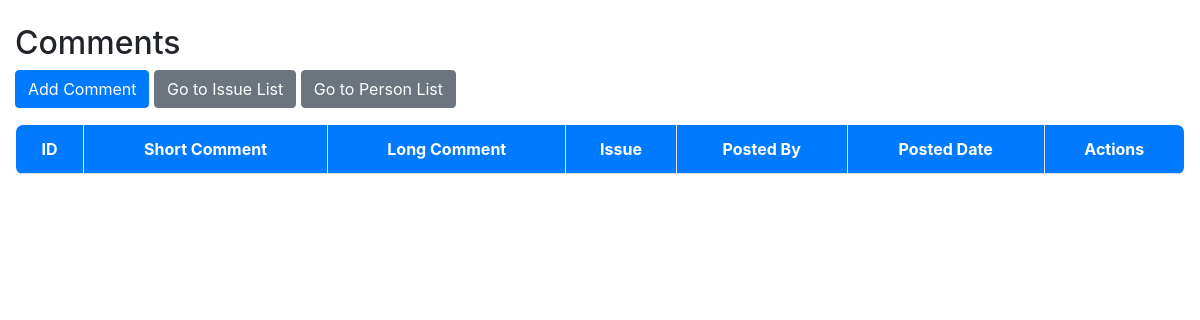
The app's page /comment_list.php (signed in), older data.
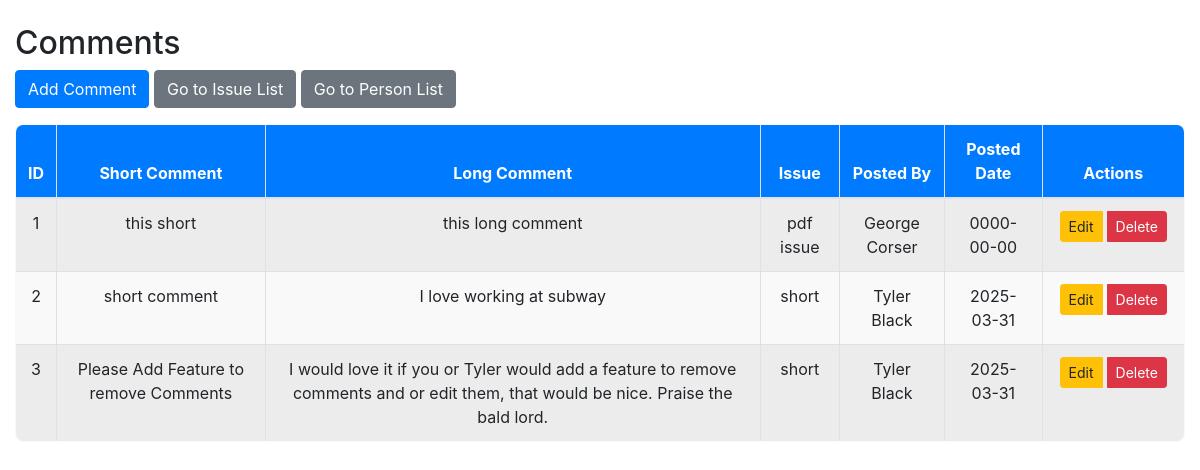
The same page, newer data.
### tables this page shows
CREATE TABLE `iss_comments` (
  `id` int(11) NOT NULL,
  `per_id` int(11) NOT NULL,
  `iss_id` int(11) NOT NULL,
  `short_comment` varchar(255) NOT NULL,
  `long_comment` text NOT NULL,
  `posted_date` date NOT NULL
);

CREATE TABLE `iss_persons` (
  `id` int(11) NOT NULL,
  `fname` varchar(255) NOT NULL,
  `lname` varchar(255) NOT NULL,
  `mobile` varchar(255) NOT NULL,
  `email` varchar(255) NOT NULL,
  `pwd_hash` varchar(255) NOT NULL,
  `pwd_salt` varchar(255) NOT NULL,
  `admin` varchar(255) NOT NULL
);

### comment_list.php (the view, shortened to what this page needs)
<?php
include 'config.php';
$user = $_SESSION['user'];
$stmt = $conn->prepare("SELECT c.id, c.short_comment, c.long_comment, c.posted_date, c.per_id,
                        COALESCE(i.short_description, 'None') as short_description,
                        p.fname, p.lname
                        FROM iss_comments c
                        LEFT JOIN iss_issues i ON c.iss_id = i.id
                        LEFT JOIN iss_persons p ON c.per_id = p.id");
$stmt->execute();
$comments_result = $stmt->get_result();
?>
<!DOCTYPE html>
<html lang="en">
<head>
    <link rel="stylesheet" href="https://stackpath.bootstrapcdn.com/bootstrap/4.5.0/css/bootstrap.min.css">
</head>
<body>
<div class="container mt-4">
    <h2>Comments</h2>
    <button class="btn btn-primary mb-3" data-toggle="modal" data-target="#addCommentModal">Add Comment</button>
    <a href="issue_list.php" class="btn btn-secondary mb-3 ms-2">Go to Issue List</a>
    <a href="persons_list.php" class="btn btn-secondary mb-3 ms-2">Go to Person List</a>
    <div class="table-container">
        <table class="table table-bordered table-striped table-hover">
            <thead>
                <tr>
                    <th>ID</th>
                    <th>Short Comment</th>
                    <th>Long Comment</th>
                    <th>Issue</th>
                    <th>Posted By</th>
                    <th>Posted Date</th>
                    <th>Actions</th>
                </tr>
            </thead>
            <tbody>
                <?php while ($comment = $comments_result->fetch_assoc()): ?>
                    <tr>
                        <td><?php echo htmlspecialchars($comment['id']); ?></td>
                        <td><?php echo htmlspecialchars($comment['short_comment']); ?></td>
                        <td><?php echo htmlspecialchars($comment['long_comment']); ?></td>
                        <td><?php echo htmlspecialchars($comment['short_description']); ?></td>
                        <td>
                        <?php
                                if ($comment['fname'] === null && $comment['lname'] === null) {
                                    echo "[User Deleted]";
                                } else {
                                    echo htmlspecialchars($comment['fname'] . ' ' . $comment['lname']);
                                }
                            ?>
                        </td>
                        <td><?php echo htmlspecialchars($comment['posted_date']); ?></td>
                        <td>
                            <?php if ($user['admin'] == 1 || $user['id'] == $comment['per_id']): ?>
                                <div class="btn-group">
                                    <button class="btn btn-warning btn-sm" data-toggle="modal" data-target="#editCommentModal" data-id="<?php echo $comment['id']; ?>" data-short-comment="<?php echo htmlspecialchars($comment['short_comment']); ?>" data-long-comment="<?php echo htmlspecialchars($comment['long_comment']); ?>">Edit</button>
                                    <a href="comment_list.php?delete_comment_id=<?php echo $comment['id']; ?>" class="btn btn-danger btn-sm" onclick="return confirm('Are you sure you want to delete this comment?');">Delete</a>
                                </div>
                            <?php endif; ?>
                        </td>
                    </tr>
                <?php endwhile; ?>
            </tbody>
        </table>
    </div>
</div>
</body>
</html>

Row changes from the older to the newer data that the page shows:
added iss_comments: id "1", short_comment "this short", long_comment "this long comment", short_description "pdf issue", iss_persons.fname+lname "George Corser", posted_date "0000-00-00"
added iss_comments: id "2", short_comment "short comment", long_comment "I love working at subway", short_description "short", iss_persons.fname+lname "Tyler Black", posted_date "2025-03-31"
added iss_comments: id "3", short_comment "Please Add Feature to remove Comments", long_comment "I would love it if you or Tyler would add a feature to remove comments and or edit them, that would be nice. Praise the bald lord.", short_description "short", iss_persons.fname+lname "Tyler Black", posted_date "2025-03-31"
